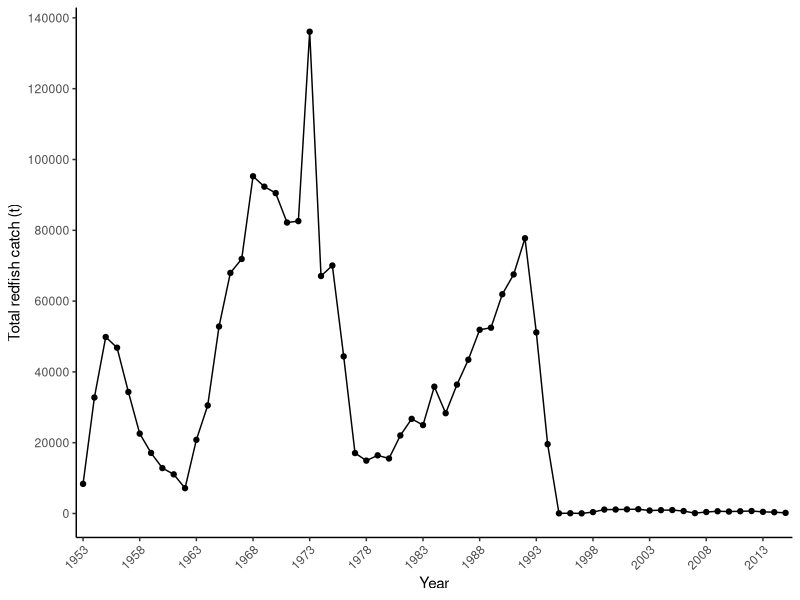
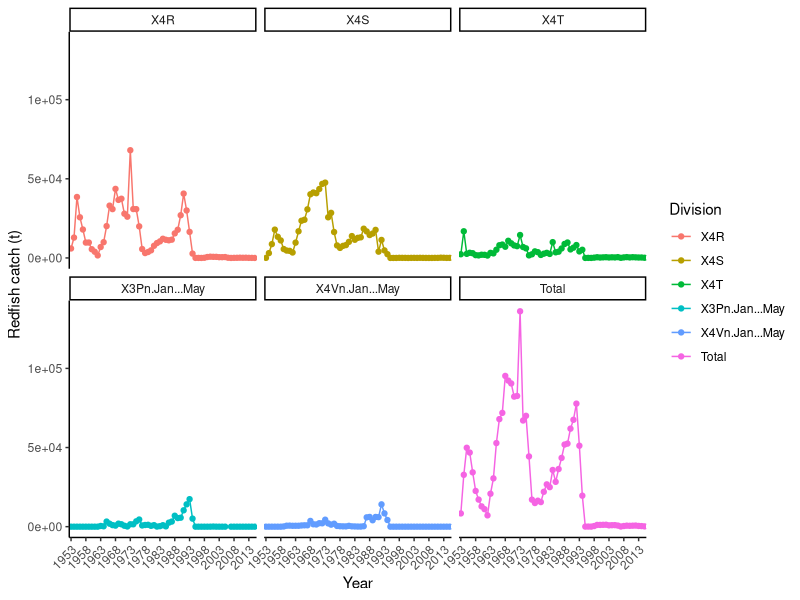

R code for these plots, in order: (Note: this script raises an error after producing the figures.)
#### Script for FISH 6002 major assignment
#### Rylan J. Command
#### Started on Sept 11, 2019

## 0.1 Load in data and view
rf_data <- read.csv("Redfish_data.csv", header = TRUE)
View(rf_data)
str(rf_data)

rf_data$Year <- as.factor(rf_data$Year)

## 0.2 Load in packages
library(ggplot2)
library(tidyr)

## 0.3 Visualize Total redfish catch from 1953 - 2015
ggplot(rf_data, aes(x = Year, y = Total, group = 1)) +
  geom_point() + 
  geom_line() +
  scale_x_discrete(name = "Year", breaks = seq(1953, 2015, 5)) +
  scale_y_continuous(name = "Total redfish catch (t)", breaks = seq(0, 150000, 20000)) +
  theme_classic() +
  theme(axis.text.x = element_text(angle = 45, hjust = 1))

## 0.4 Convert dataframe to long-form
rf_data_long <- gather(rf_data, Division, Catch, X4R:Total, factor_key = TRUE)

## 0.5 Visualize redfish catch from 1953 - 2015 in all divisions
ggplot(rf_data_long, aes(x = Year, y = Catch, group = Division, colour = Division)) +
  geom_point() +
  geom_line() +
  facet_wrap(~Division) +
  scale_x_discrete(name = "Year", breaks = seq(1953, 2015, 5)) +
  scale_y_continuous(name = "Redfish catch (t)") +
  theme_classic() +
  theme(axis.text.x = element_text(angle = 45, hjust = 1))
?geom_bar

## 0.6 Visualize redfish catch from 1953 - 2015 in all divisions minus "Total"
# Filter out "Total catch"
rf_data_long_noT <- rf_data_long %>% 
  
  filter(Division != "Total")

# Visualize
ggplot(rf_data_long_noT, aes(x = Year, y = Catch, fill = Division, colour = Division)) +
  geom_bar(stat = "identity", width = 0.4) +
  scale_x_discrete(breaks = seq(1953, 2015, 5)) +
  scale_y_continuous(name = "Redfish catch (t)", breaks = seq(0, 160000, 20000), expand = c(0, 0)) +
  theme_classic() +
  theme(axis.text.x = element_text(angle = 90))

# Plot only data from 1995 - 2015
rf_data_95 <- rf_data_long_noT %>% 
  
  filter(Year == 1995:2015)

# Get "Total catch" data from 1995 - 2015
rf_data_95_tot <- rf_data_long %>% 
  
  filter(Division == "Total",
         Year == 1995:2015)

ggplot(rf_data_95, mapping = aes(x = Year, y = Catch, fill = Division, colour = Division)) +
  geom_bar(stat = "identity", width = 0.4) +
  geom_point(rf_data_95_tot, mapping = aes(x = Year, y = Catch)) +
  scale_y_continuous(name = "Redfish catch (t)", expand = c(0, 0)) +
  theme_classic() +
  theme(axis.text.x = element_text(angle = 90))
  